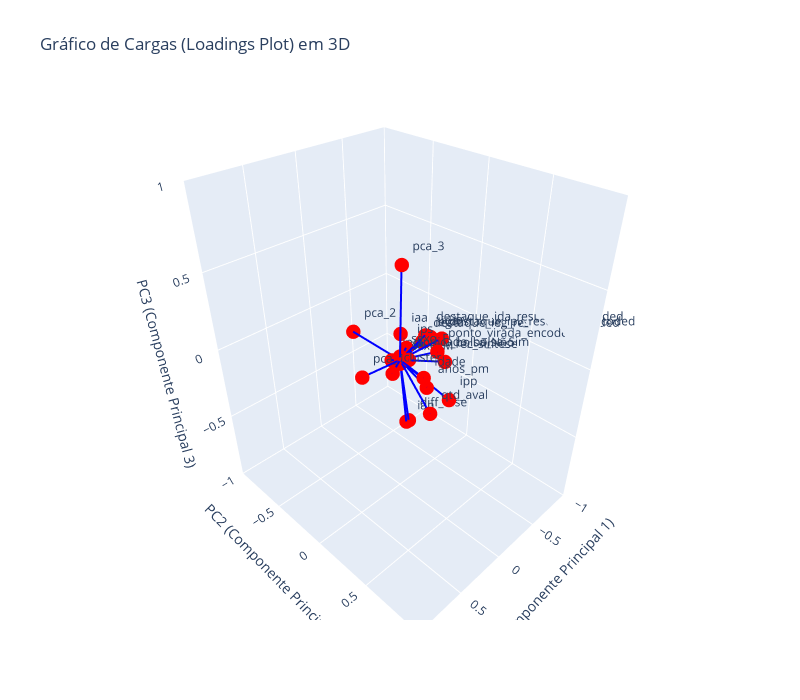

Write notebook code for a chart like this one.
### Code cell
import plotly.graph_objects as go

# Criar uma figura 3D para o gráfico de cargas
fig = go.Figure()

# Adicionar os vetores (flechas) para cada variável nos três componentes principais
for i, var in enumerate(pca_components_3d.columns):
    # Vetor do ponto (0, 0, 0) até (PC1, PC2, PC3)
    fig.add_trace(
        go.Scatter3d(
            x=[0, pca_components_3d.iloc[0, i]],  # Componente PC1
            y=[0, pca_components_3d.iloc[1, i]],  # Componente PC2
            z=[0, pca_components_3d.iloc[2, i]],  # Componente PC3
            mode="lines",  # Apenas a linha para o vetor
            line=dict(width=4, color="blue"),  # Estilo da linha do vetor
            showlegend=False,  # Desabilitar a legenda
        )
    )

    # Adicionar um marcador maior no final do vetor (para simular uma seta)
    fig.add_trace(
        go.Scatter3d(
            x=[pca_components_3d.iloc[0, i]],  # Componente PC1
            y=[pca_components_3d.iloc[1, i]],  # Componente PC2
            z=[pca_components_3d.iloc[2, i]],  # Componente PC3
            mode="markers+text",  # Marcador e texto
            marker=dict(
                size=5, color="red"
            ),  # Marcador no final do vetor (simula uma seta)
            text=[var],  # Nome da variável
            textposition="top right",  # Posição do texto
            showlegend=False,  # Desabilitar a legenda
        )
    )

# Ajustar o layout da visualização
fig.update_layout(
    title="Gráfico de Cargas (Loadings Plot) em 3D",
    scene=dict(
        xaxis_title="PC1 (Componente Principal 1)",
        yaxis_title="PC2 (Componente Principal 2)",
        zaxis_title="PC3 (Componente Principal 3)",
        xaxis=dict(range=[-1, 1]),
        yaxis=dict(range=[-1, 1]),
        zaxis=dict(range=[-1, 1]),
    ),
    width=800,
    height=700,
)

# Exibir o gráfico interativo
fig.show()

### Figure 1 — Plotly figure (JSON) as saved in the notebook; plotly's stock layout.template omitted (floating-point values rounded to 4 significant figures)
{"data": [{"line": {"color": "blue", "width": 4}, "mode": "lines", "showlegend": false, "type": "scatter3d", "x": [0, 0.193], "y": [0, 0.3706], "z": [0, 0.1034]}, {"marker": {"color": "red", "size": 5}, "mode": "markers+text", "showlegend": false, "text": ["idade"], "textposition": "top right", "type": "scatter3d", "x": [0.193], "y": [0.3706], "z": [0.1034]}, {"line": {"color": "blue", "width": 4}, "mode": "lines", "showlegend": false, "type": "scatter3d", "x": [0, -0.1483], "y": [0, -0.1198], "z": [0, 0.08579]}, {"marker": {"color": "red", "size": 5}, "mode": "markers+text", "showlegend": false, "text": ["iaa"], "textposition": "top right", "type": "scatter3d", "x": [-0.1483], "y": [-0.1198], "z": [0.08579]}, {"line": {"color": "blue", "width": 4}, "mode": "lines", "showlegend": false, "type": "scatter3d", "x": [0, -0.3299], "y": [0, -0.02604], "z": [0, 0.01472]}, {"marker": {"color": "red", "size": 5}, "mode": "markers+text", "showlegend": false, "text": ["ieg"], "textposition": "top right", "type": "scatter3d", "x": [-0.3299], "y": [-0.02604], "z": [0.01472]}, {"line": {"color": "blue", "width": 4}, "mode": "lines", "showlegend": false, "type": "scatter3d", "x": [0, -0.104], "y": [0, -0.02646], "z": [0, 0.03965]}, {"marker": {"color": "red", "size": 5}, "mode": "markers+text", "showlegend": false, "text": ["ips"], "textposition": "top right", "type": "scatter3d", "x": [-0.104], "y": [-0.02646], "z": [0.03965]}, {"line": {"color": "blue", "width": 4}, "mode": "lines", "showlegend": false, "type": "scatter3d", "x": [0, -0.3307], "y": [0, 0.02935], "z": [0, 0.06383]}, {"marker": {"color": "red", "size": 5}, "mode": "markers+text", "showlegend": false, "text": ["ida"], "textposition": "top right", "type": "scatter3d", "x": [-0.3307], "y": [0.02935], "z": [0.06383]}, {"line": {"color": "blue", "width": 4}, "mode": "lines", "showlegend": false, "type": "scatter3d", "x": [0, -0.3467], "y": [0, 0.1232], "z": [0, 0.08336]}, {"marker": {"color": "red", "size": 5}, "mode": "markers+text", "showlegend": false, "text": ["ipv"], "textposition": "top right", "type": "scatter3d", "x": [-0.3467], "y": [0.1232], "z": [0.08336]}, {"line": {"color": "blue", "width": 4}, "mode": "lines", "showlegend": false, "type": "scatter3d", "x": [0, -0.126], "y": [0, -0.03693], "z": [0, -0.528]}, {"marker": {"color": "red", "size": 5}, "mode": "markers+text", "showlegend": false, "text": ["ian"], "textposition": "top right", "type": "scatter3d", "x": [-0.126], "y": [-0.03693], "z": [-0.528]}, {"line": {"color": "blue", "width": 4}, "mode": "lines", "showlegend": false, "type": "scatter3d", "x": [0, -0.06254], "y": [0, 0.4133], "z": [0, -0.1219]}, {"marker": {"color": "red", "size": 5}, "mode": "markers+text", "showlegend": false, "text": ["ipp"], "textposition": "top right", "type": "scatter3d", "x": [-0.06254], "y": [0.4133], "z": [-0.1219]}, {"line": {"color": "blue", "width": 4}, "mode": "lines", "showlegend": false, "type": "scatter3d", "x": [0, 0.142], "y": [0, 0.3985], "z": [0, -0.145]}, {"marker": {"color": "red", "size": 5}, "mode": "markers+text", "showlegend": false, "text": ["qtd_aval"], "textposition": "top right", "type": "scatter3d", "x": [0.142], "y": [0.3985], "z": [-0.145]}, {"line": {"color": "blue", "width": 4}, "mode": "lines", "showlegend": false, "type": "scatter3d", "x": [0, -0.2075], "y": [0, 0.1878], "z": [0, 0.06308]}, {"marker": {"color": "red", "size": 5}, "mode": "markers+text", "showlegend": false, "text": ["ponto_virada_encoded"], "textposition": "top right", "type": "scatter3d", "x": [-0.2075], "y": [0.1878], "z": [0.06308]}, {"line": {"color": "blue", "width": 4}, "mode": "lines", "showlegend": false, "type": "scatter3d", "x": [0, 0.05317], "y": [0, 0.295], "z": [0, -0.04627]}, {"marker": {"color": "red", "size": 5}, "mode": "markers+text", "showlegend": false, "text": ["anos_pm"], "textposition": "top right", "type": "scatter3d", "x": [0.05317], "y": [0.295], "z": [-0.04627]}, {"line": {"color": "blue", "width": 4}, "mode": "lines", "showlegend": false, "type": "scatter3d", "x": [0, -0.303], "y": [0, -0.02867], "z": [0, 0.01844]}, {"marker": {"color": "red", "size": 5}, "mode": "markers+text", "showlegend": false, "text": ["destaque_ieg_resultado_encoded"], "textposition": "top right", "type": "scatter3d", "x": [-0.303], "y": [-0.02867], "z": [0.01844]}, {"line": {"color": "blue", "width": 4}, "mode": "lines", "showlegend": false, "type": "scatter3d", "x": [0, -0.2687], "y": [0, 0.02537], "z": [0, 0.09257]}, {"marker": {"color": "red", "size": 5}, "mode": "markers+text", "showlegend": false, "text": ["destaque_ida_resultado_encoded"], "textposition": "top right", "type": "scatter3d", "x": [-0.2687], "y": [0.02537], "z": [0.09257]}, {"line": {"color": "blue", "width": 4}, "mode": "lines", "showlegend": false, "type": "scatter3d", "x": [0, -0.3025], "y": [0, 0.123], "z": [0, 0.08584]}, {"marker": {"color": "red", "size": 5}, "mode": "markers+text", "showlegend": false, "text": ["destaque_ipv_resultado_encoded"], "textposition": "top right", "type": "scatter3d", "x": [-0.3025], "y": [0.123], "z": [0.08584]}, {"line": {"color": "blue", "width": 4}, "mode": "lines", "showlegend": false, "type": "scatter3d", "x": [0, -0.1393], "y": [0, 0.3072], "z": [0, 0.06629]}, {"marker": {"color": "red", "size": 5}, "mode": "markers+text", "showlegend": false, "text": ["rec_sintese"], "textposition": "top right", "type": "scatter3d", "x": [-0.1393], "y": [0.3072], "z": [0.06629]}, {"line": {"color": "blue", "width": 4}, "mode": "lines", "showlegend": false, "type": "scatter3d", "x": [0, -0.1487], "y": [0, -0.02994], "z": [0, -0.5231]}, {"marker": {"color": "red", "size": 5}, "mode": "markers+text", "showlegend": false, "text": ["diff_fase"], "textposition": "top right", "type": "scatter3d", "x": [-0.1487], "y": [-0.02994], "z": [-0.5231]}, {"line": {"color": "blue", "width": 4}, "mode": "lines", "showlegend": false, "type": "scatter3d", "x": [0, 0.193], "y": [0, 0.08862], "z": [0, 0.01057]}, {"marker": {"color": "red", "size": 5}, "mode": "markers+text", "showlegend": false, "text": ["cluster"], "textposition": "top right", "type": "scatter3d", "x": [0.193], "y": [0.08862], "z": [0.01057]}, {"line": {"color": "blue", "width": 4}, "mode": "lines", "showlegend": false, "type": "scatter3d", "x": [0, 0.4125], "y": [0, -0.01229], "z": [0, 0.01955]}, {"marker": {"color": "red", "size": 5}, "mode": "markers+text", "showlegend": false, "text": ["pca_1"], "textposition": "top right", "type": "scatter3d", "x": [0.4125], "y": [-0.01229], "z": [0.01955]}, {"line": {"color": "blue", "width": 4}, "mode": "lines", "showlegend": false, "type": "scatter3d", "x": [0, -0.008876], "y": [0, -0.4991], "z": [0, 0.003415]}, {"marker": {"color": "red", "size": 5}, "mode": "markers+text", "showlegend": false, "text": ["pca_2"], "textposition": "top right", "type": "scatter3d", "x": [-0.008876], "y": [-0.4991], "z": [0.003415]}, {"line": {"color": "blue", "width": 4}, "mode": "lines", "showlegend": false, "type": "scatter3d", "x": [0, -0.01255], "y": [0, 0.003057], "z": [0, 0.593]}, {"marker": {"color": "red", "size": 5}, "mode": "markers+text", "showlegend": false, "text": ["pca_3"], "textposition": "top right", "type": "scatter3d", "x": [-0.01255], "y": [0.003057], "z": [0.593]}, {"line": {"color": "blue", "width": 4}, "mode": "lines", "showlegend": false, "type": "scatter3d", "x": [0, -0.002191], "y": [0, -0.00318], "z": [0, 0.02291]}, {"marker": {"color": "red", "size": 5}, "mode": "markers+text", "showlegend": false, "text": ["sexo_F"], "textposition": "top right", "type": "scatter3d", "x": [-0.002191], "y": [-0.00318], "z": [0.02291]}, {"line": {"color": "blue", "width": 4}, "mode": "lines", "showlegend": false, "type": "scatter3d", "x": [0, 0.002191], "y": [0, 0.00318], "z": [0, -0.02291]}, {"marker": {"color": "red", "size": 5}, "mode": "markers+text", "showlegend": false, "text": ["sexo_M"], "textposition": "top right", "type": "scatter3d", "x": [0.002191], "y": [0.00318], "z": [-0.02291]}, {"line": {"color": "blue", "width": 4}, "mode": "lines", "showlegend": false, "type": "scatter3d", "x": [0, 0.02355], "y": [0, -0.06547], "z": [0, -0.02008]}, {"marker": {"color": "red", "size": 5}, "mode": "markers+text", "showlegend": false, "text": ["indicado_bolsa_Não"], "textposition": "top right", "type": "scatter3d", "x": [0.02355], "y": [-0.06547], "z": [-0.02008]}, {"line": {"color": "blue", "width": 4}, "mode": "lines", "showlegend": false, "type": "scatter3d", "x": [0, -0.02355], "y": [0, 0.06547], "z": [0, 0.02008]}, {"marker": {"color": "red", "size": 5}, "mode": "markers+text", "showlegend": false, "text": ["indicado_bolsa_Sim"], "textposition": "top right", "type": "scatter3d", "x": [-0.02355], "y": [0.06547], "z": [0.02008]}], "layout": {"height": 700, "scene": {"xaxis": {"range": [-1, 1], "title": {"text": "PC1 (Componente Principal 1)"}}, "yaxis": {"range": [-1, 1], "title": {"text": "PC2 (Componente Principal 2)"}}, "zaxis": {"range": [-1, 1], "title": {"text": "PC3 (Componente Principal 3)"}}}, "title": {"text": "Gráfico de Cargas (Loadings Plot) em 3D"}, "width": 800}}
